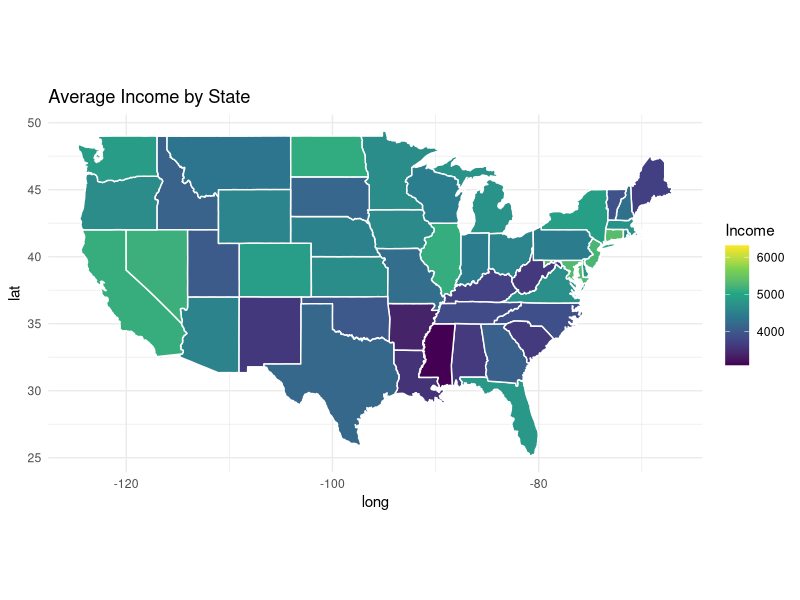
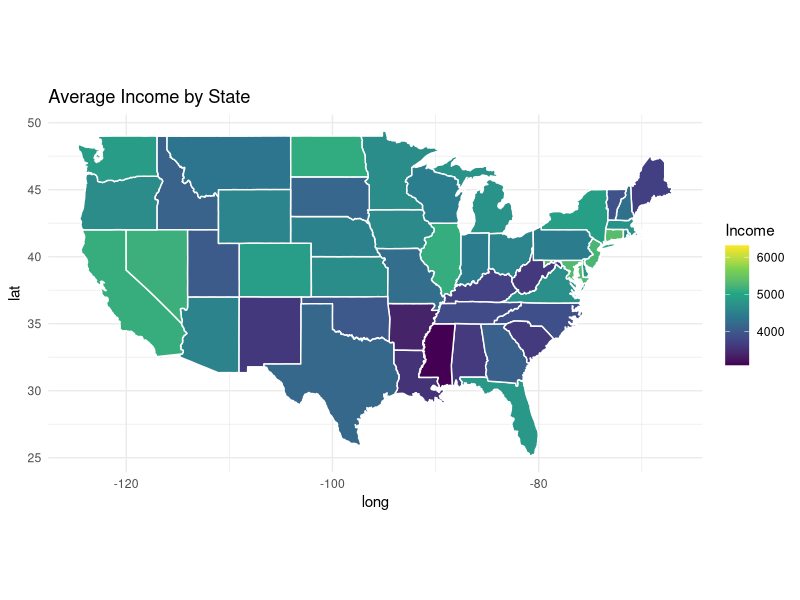

R code for these plots, in order:
## ---- chunk 1
energy_sources <- c("Solar (MWh)", "Wind (GWh)", "Coal (MWh)", "Hydro (kWh)")
## ---- chunk 2
library(tidyverse)
## ---- chunk 3
str_detect(energy_sources, "(Wind .*)|(Hydro .*)")
## ---- chunk 4
str_extract(energy_sources, "\\([A-Za-z]{3}\\)")
## ---- chunk 5
energy_sources_cleaned <- str_extract(energy_sources, "[A-Z][a-z]* ")
energy_sources_cleaned <- sub(" ", "", energy_sources_cleaned)
energy_sources_cleaned
## ---- chunk 6
energy_unit_cleaned <- str_extract(energy_sources, "\\([A-Za-z]{3}\\)")
energy_unit_cleaned <- sub("\\(", "", energy_unit_cleaned)
energy_unit_cleaned <- sub("\\)", "", energy_unit_cleaned)
energy_clean <- tibble(source = energy_sources_cleaned, unit = energy_unit_cleaned)
## ---- chunk 7
# Load datasets
library(dplyr)

# Convert matrix to data frame
states <- data.frame(state.x77)

# Add state names as a new column
states$state <- rownames(states)

# select and reorder columns
states <- states |>
  select(state, Income, Population, Illiteracy)
# table for regions
regions <- data.frame(state = state.name, region = state.region)

states

## ---- chunk 8
left_join(states, regions, by = "state")
## ---- chunk 9
inner_join(states, regions, by = "state")
## ---- chunk 10
anti_join(states, regions, by = "state")
## ---- chunk 11
states |> pivot_longer(cols = -c(state), names_to = "variable", values_to = "statistic")
## ---- chunk 12
library(tidyverse)

# Sample sales data
sales <- tibble(
  Store = c("Store A", "Store B", "Store C"),
  Jan_Sales = c(100, 150, 120),
  Feb_Sales = c(200, 180, 130),
  Mar_Sales = c(150, 200, 140)
)

sales
## ---- chunk 13
sales |> pivot_longer(cols = -c(Store), names_to = "month_sales", values_to = "sales_amount")
## ---- chunk 14
sales |> 
  pivot_longer(cols = -c(Store), names_to = "month_sales", values_to = "sales_amount") |>
  mutate(month_sales = str_remove(month_sales, "_Sales"))
## ---- chunk 15
sales |> 
  pivot_longer(cols = -c(Store), names_to = "month_sales", values_to = "sales_amount") |>
  mutate(month_sales = str_remove(month_sales, "_Sales")) |>
  pivot_wider(names_from = "month_sales", values_from = "sales_amount")
## ---- chunk 16
library(ggplot2)
library(maps)
library(dplyr)

us_map <- map_data("state")

state_data <- states |>
  left_join(regions, by = "state") |>
  mutate(state = tolower(state))

## ---- chunk 17
us_map_joined <- left_join(state_data, us_map, by = c("state" = "region"))
## ---- chunk 18
ggplot(us_map_joined, aes(long, lat, group = group, fill = Income)) +
  geom_polygon(color = "white") +
  coord_fixed(1.3) +
  theme_minimal() +
  scale_fill_viridis_c() +
  labs(title = "Average Income by State")
## ---- chunk 19
ggplot(us_map_joined, aes(long, lat, group = group, fill = Income)) +
  geom_polygon(color = "white") +
  coord_fixed(1.3) +
  theme_minimal() +
  scale_fill_viridis_c() +
  labs(title = "Average Income by State")
